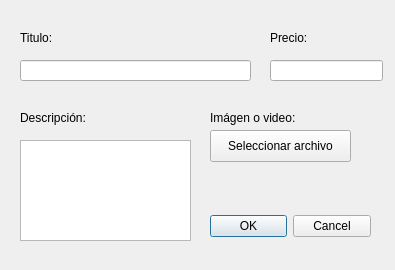
<?xml version="1.0" encoding="UTF-8"?>
<ui version="4.0">
 <class>Dialog</class>
 <widget class="QDialog" name="Dialog">
  <property name="geometry">
   <rect>
    <x>0</x>
    <y>0</y>
    <width>395</width>
    <height>270</height>
   </rect>
  </property>
  <property name="windowTitle">
   <string>Dialog</string>
  </property>
  <widget class="QDialogButtonBox" name="botonesDialog">
   <property name="geometry">
    <rect>
     <x>210</x>
     <y>210</y>
     <width>161</width>
     <height>32</height>
    </rect>
   </property>
   <property name="orientation">
    <enum>Qt::Orientation::Horizontal</enum>
   </property>
   <property name="standardButtons">
    <set>QDialogButtonBox::StandardButton::Cancel|QDialogButtonBox::StandardButton::Ok</set>
   </property>
  </widget>
  <widget class="QLabel" name="label">
   <property name="geometry">
    <rect>
     <x>20</x>
     <y>30</y>
     <width>101</width>
     <height>16</height>
    </rect>
   </property>
   <property name="text">
    <string>Titulo:</string>
   </property>
  </widget>
  <widget class="QLineEdit" name="titulo">
   <property name="geometry">
    <rect>
     <x>20</x>
     <y>60</y>
     <width>231</width>
     <height>21</height>
    </rect>
   </property>
  </widget>
  <widget class="QLabel" name="label_2">
   <property name="geometry">
    <rect>
     <x>20</x>
     <y>110</y>
     <width>101</width>
     <height>16</height>
    </rect>
   </property>
   <property name="text">
    <string>Descripción:</string>
   </property>
  </widget>
  <widget class="QTextEdit" name="descripcion">
   <property name="geometry">
    <rect>
     <x>20</x>
     <y>140</y>
     <width>171</width>
     <height>101</height>
    </rect>
   </property>
  </widget>
  <widget class="QLabel" name="label_3">
   <property name="geometry">
    <rect>
     <x>270</x>
     <y>30</y>
     <width>101</width>
     <height>16</height>
    </rect>
   </property>
   <property name="text">
    <string>Precio:</string>
   </property>
  </widget>
  <widget class="QLabel" name="label_4">
   <property name="geometry">
    <rect>
     <x>210</x>
     <y>110</y>
     <width>101</width>
     <height>16</height>
    </rect>
   </property>
   <property name="text">
    <string>Imágen o video:</string>
   </property>
  </widget>
  <widget class="QPushButton" name="archivos">
   <property name="geometry">
    <rect>
     <x>210</x>
     <y>130</y>
     <width>141</width>
     <height>32</height>
    </rect>
   </property>
   <property name="text">
    <string>Seleccionar archivo</string>
   </property>
  </widget>
  <widget class="QLabel" name="imagen_label">
   <property name="geometry">
    <rect>
     <x>210</x>
     <y>170</y>
     <width>161</width>
     <height>21</height>
    </rect>
   </property>
   <property name="text">
    <string/>
   </property>
  </widget>
  <widget class="QLineEdit" name="precio">
   <property name="geometry">
    <rect>
     <x>270</x>
     <y>60</y>
     <width>113</width>
     <height>21</height>
    </rect>
   </property>
  </widget>
 </widget>
 <resources/>
 <connections>
  <connection>
   <sender>botonesDialog</sender>
   <signal>accepted()</signal>
   <receiver>Dialog</receiver>
   <slot>accept()</slot>
   <hints>
    <hint type="sourcelabel">
     <x>248</x>
     <y>254</y>
    </hint>
    <hint type="destinationlabel">
     <x>157</x>
     <y>274</y>
    </hint>
   </hints>
  </connection>
  <connection>
   <sender>botonesDialog</sender>
   <signal>rejected()</signal>
   <receiver>Dialog</receiver>
   <slot>reject()</slot>
   <hints>
    <hint type="sourcelabel">
     <x>316</x>
     <y>260</y>
    </hint>
    <hint type="destinationlabel">
     <x>286</x>
     <y>274</y>
    </hint>
   </hints>
  </connection>
 </connections>
</ui>
